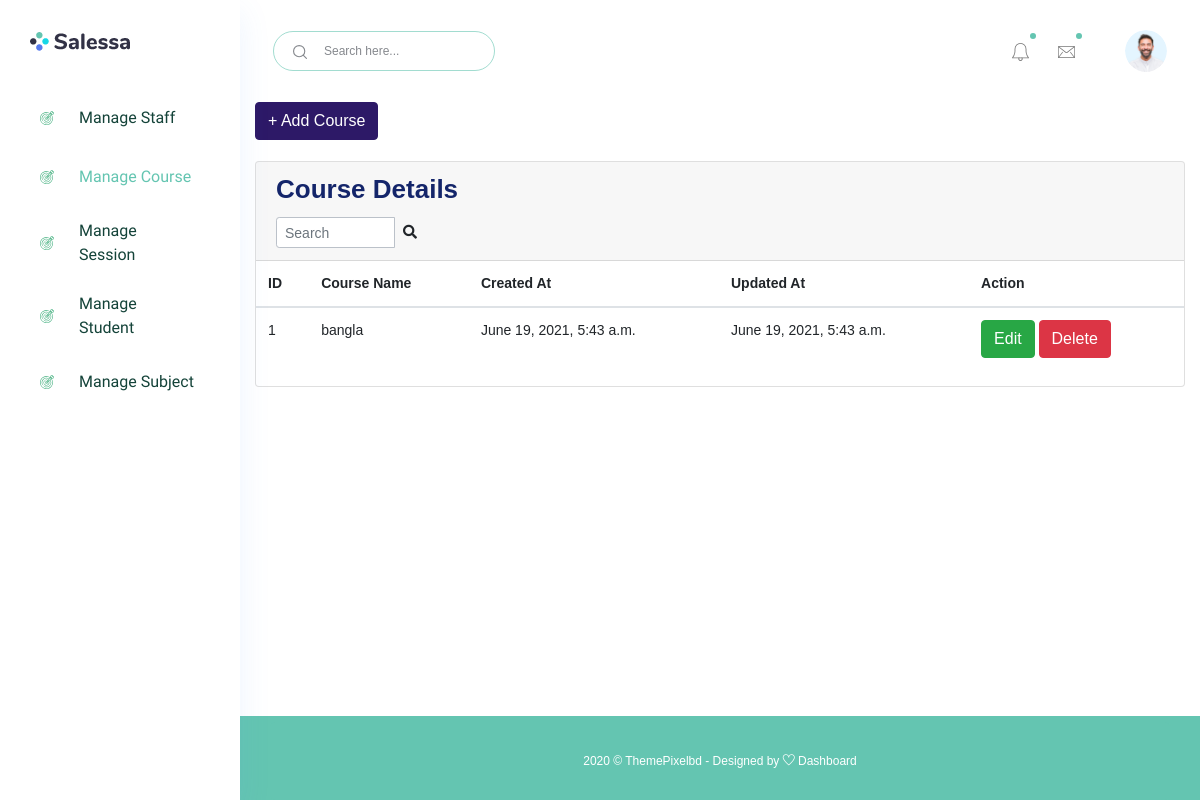
The app's page /manage_course/ (signed in) with its own data.
### accounts/models.py (models this page shows)
class Courses(models.Model):
    id = models.AutoField(primary_key=True)
    course_name = models.CharField(max_length=255)
    created_at = models.DateTimeField(auto_now_add=True)
    updated_at = models.DateTimeField(auto_now=True)
    objects = models.Manager()

### accounts/HodViews.py (the view)
# urls.py: path('manage_course/', HodViews.manage_course, name="manage_course"),
def manage_course(request):
    courses = Courses.objects.all()
    context = {
        "courses": courses
    }
    return render(request, 'hod_template/manage_course_template.html', context)

### accounts/LoginCheckMiddleWare.py (called while the page is built, shortened)
    def process_view(self, request, view_func, view_args, view_kwargs):
        modulename = view_func.__module__
        user = request.user
        if user.is_authenticated:
            if user.user_type == "1":
                if modulename == "accounts.HodViews":
                    pass
                elif modulename == "accounts.views" or modulename == "django.views.static":
                    pass
                else:
                    return redirect("admin_home")
            else:
                return redirect("login")
        else:
            if request.path == reverse("login") or request.path == reverse("doLogin"):
                pass
            else:
                return redirect("login")

### templates/hod_template/manage_course_template.html (shortened to what this page needs)
{% extends 'hod_template/base_template.html' %}
{% block main_content %}
{% load static %}
<section class="content">
        <div class="container-fluid">
            <a class="btn btn-primary" href="{% url 'add_course' %}" role="button">+ Add Course</a> <br/>&nbsp;
            <div class="row">
                <div class="col-md-12">
                    <div class="card">
                        <div class="card-header">
                            <h3 class="card-title">Course Details</h3>
                            <div class="card-tools">
                            <div class="input-group input-group-sm" style="width: 150px;">
                                <input type="text" name="table_search" class="form-control float-right" placeholder="Search">
                                <div class="input-group-append">
                                <button type="submit" class="btn btn-default"><i class="fas fa-search"></i></button>
                                </div>
                            </div>
                            </div>
                        </div>
                        <div class="card-body table-responsive p-0">
                            <table class="table table-hover text-nowrap">
                            <thead>
                                <tr>
                                <th>ID</th>
                                <th>Course Name</th>
                                <th>Created At</th>
                                <th>Updated At</th>
                                <th>Action</th>
                                </tr>
                            </thead>
                            <tbody>
                                {% for course in courses %}
                                <tr>
                                <td>{{ course.id }}</td>
                                <td>{{ course.course_name }}</td>
                                <td>{{ course.created_at }}</td>
                                <td>{{ course.updated_at }}</td>
                                <td>
                                    <a href="{% url 'edit_course' course.id %}" class="btn btn-success">Edit</a>
                                    <a href="{% url 'delete_course' course.id %}" class="btn btn-danger">Delete</a>
                                </td>
                                </tr>
                                {% endfor %}
                            </tbody>
                            </table>
                        </div>
                        </div>
                </div>
            </div>
        </div>
      </section>
  {% endblock main_content %}

### records on screen
Courses: id "1", course_name "bangla", created_at "June 19, 2021, 5:43 a.m.", updated_at "June 19, 2021, 5:43 a.m."
